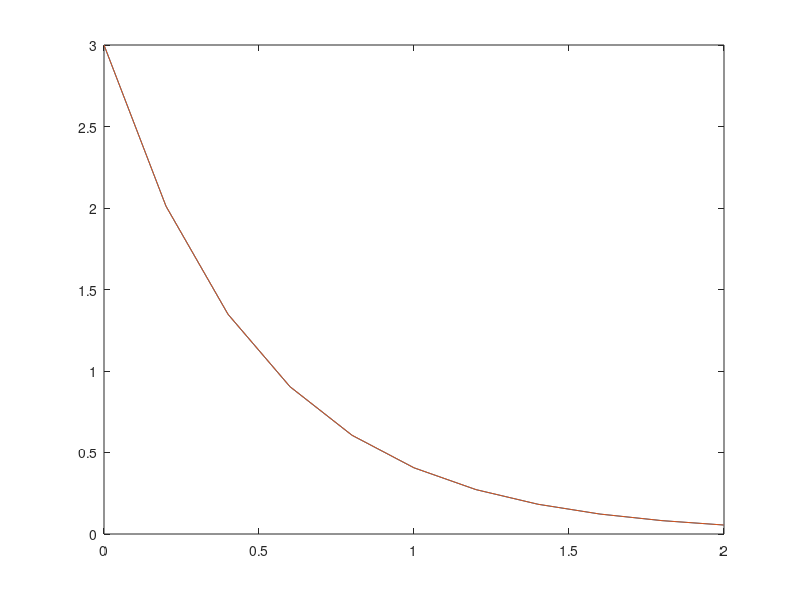

Write MATLAB code to recreate this figure.
% Solve y'(t)=-2y(t) with y0=3, 4th order Runge Kutta
y0 = 3;
h=0.2;
t = 0:h:2;
yexact = 3*exp(-2*t)
y = zeros(size(t));
y(1) = y0;
for i=1:(length(t)-1)
  k1 = -2*y(i)
  y1 = y(i)+k1*h/2;
  k2 = -2*y1;
  y2 = y(i)+k2*h/2;
  k3 = -2*y2;
  y3 = y(i)+k3*h;
  k4 = -2*y3;
  y(i+1) = y(i) + (k1+2*k2+2*k3+k4)*h/6;
end
plot(t,yexact,t,y);
